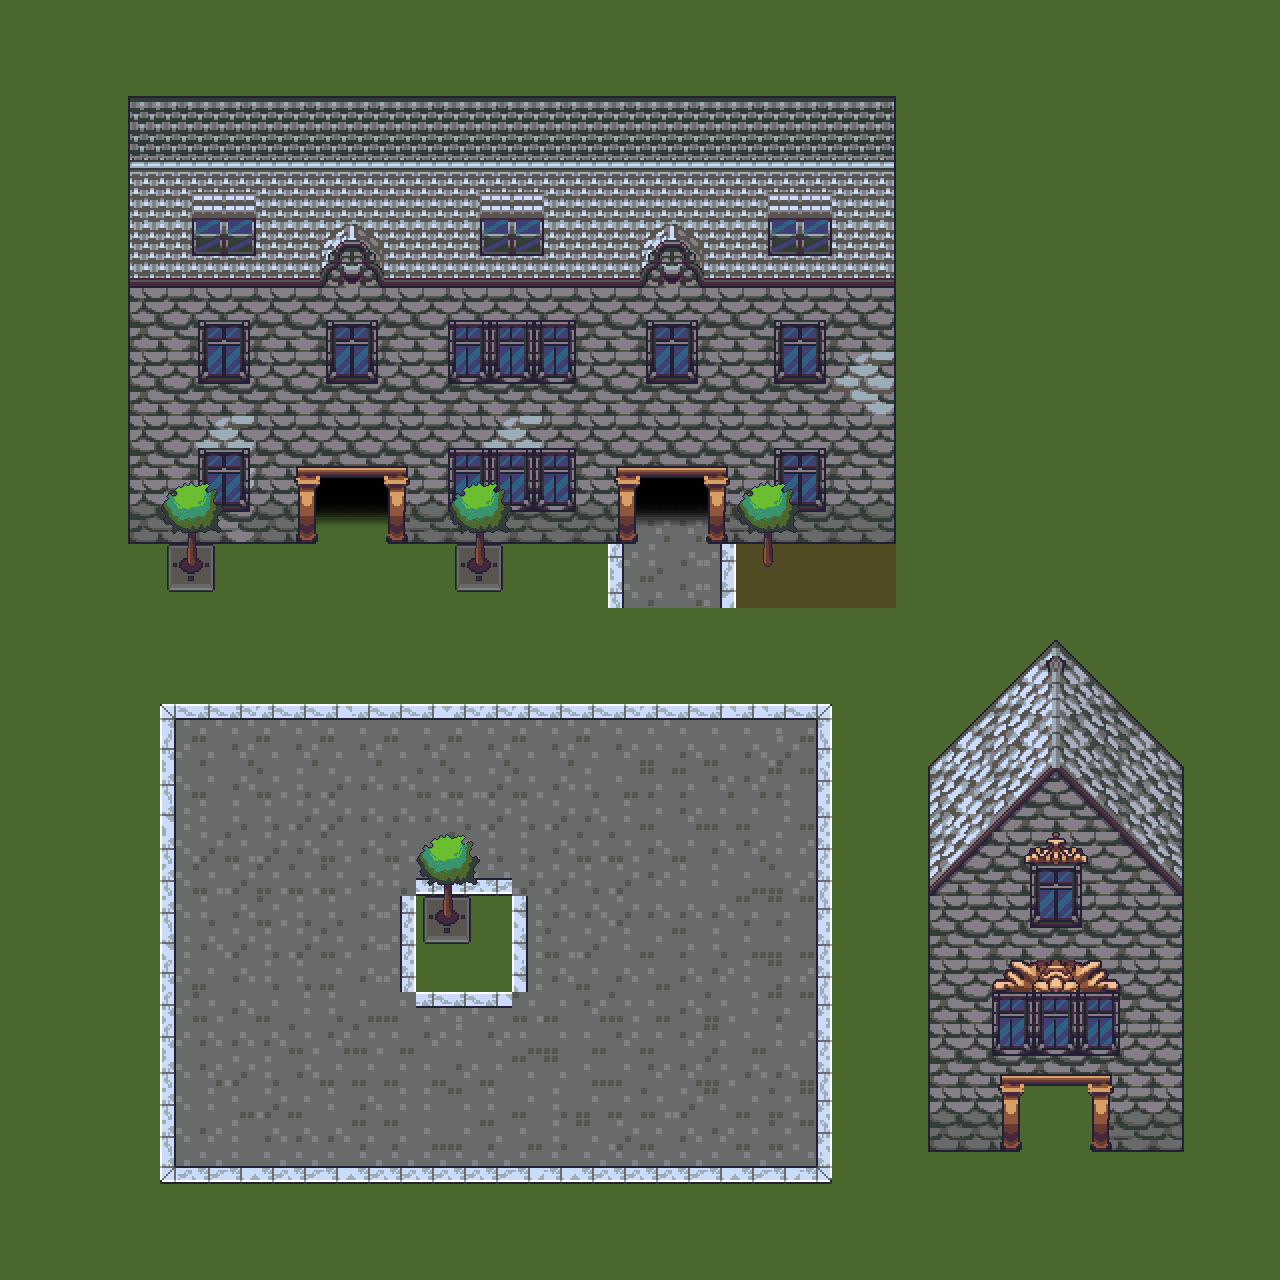

This is a level from a 2D game, rendered from its Tiled map with the project's own tilesets. A one-line summary and the map file follow, with tile-layer data summarised:
An orthogonal 40x40 tile map with 32x32 px tiles, 10 tile layers (Ground, Ground 2, Shadows, Walls, ...), 1 hidden layer not drawn.

<map version="1.2" tiledversion="1.3.5" orientation="orthogonal" renderorder="right-down" width="40" height="40" tilewidth="32" tileheight="32" infinite="0" nextlayerid="17" nextobjectid="1">
 <tileset firstgid="1" source="../../tilesets/Gather Castle 0.x.tsx" />
 <layer id="10" name="Ground" width="40" height="40">
  <data>[1600 cells, 1600 non-empty, 14 distinct tile ids]</data>
 </layer>
 <layer id="14" name="Ground 2" width="40" height="40">
  <data>[1600 cells, 306 non-empty, 35 distinct tile ids]</data>
 </layer>
 <layer id="9" name="Shadows" width="40" height="40">
  <data>[1600 cells, 30 non-empty, 3 distinct tile ids]</data>
 </layer>
 <layer id="6" name="Walls" width="40" height="40">
  <data>[1600 cells, 284 non-empty, 40 distinct tile ids]</data>
 </layer>
 <layer id="12" name="Walls 2" width="40" height="40">
  <data>[1600 cells, 65 non-empty, 20 distinct tile ids]</data>
 </layer>
 <layer id="13" name="Roof Shadow" width="40" height="40" visible="0">
  <data>[1600 cells, 63 non-empty, 6 distinct tile ids]</data>
 </layer>
 <layer id="7" name="Roofs" width="40" height="40">
  <data>[1600 cells, 217 non-empty, 67 distinct tile ids]</data>
 </layer>
 <layer id="11" name="Roofs 2" width="40" height="40">
  <data>[1600 cells, 39 non-empty, 18 distinct tile ids]</data>
 </layer>
 <layer id="8" name="Borders" width="40" height="40">
  <data>[1600 cells, 75 non-empty, 8 distinct tile ids]</data>
 </layer>
 <layer id="16" name="L0" width="40" height="40">
  <data>[1600 cells, 22 non-empty, 5 distinct tile ids]</data>
 </layer>
 <layer id="15" name="L1" width="40" height="40">
  <data>[1600 cells, 24 non-empty, 6 distinct tile ids]</data>
 </layer>
</map>
